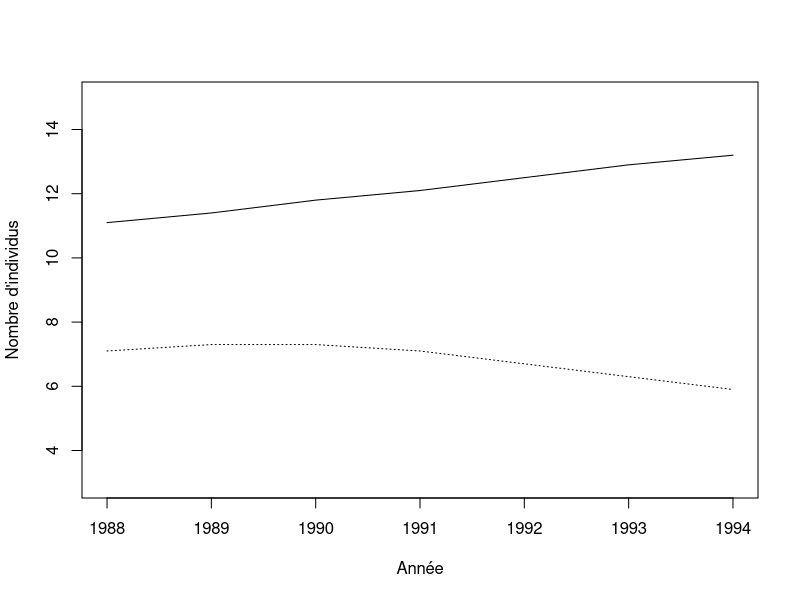
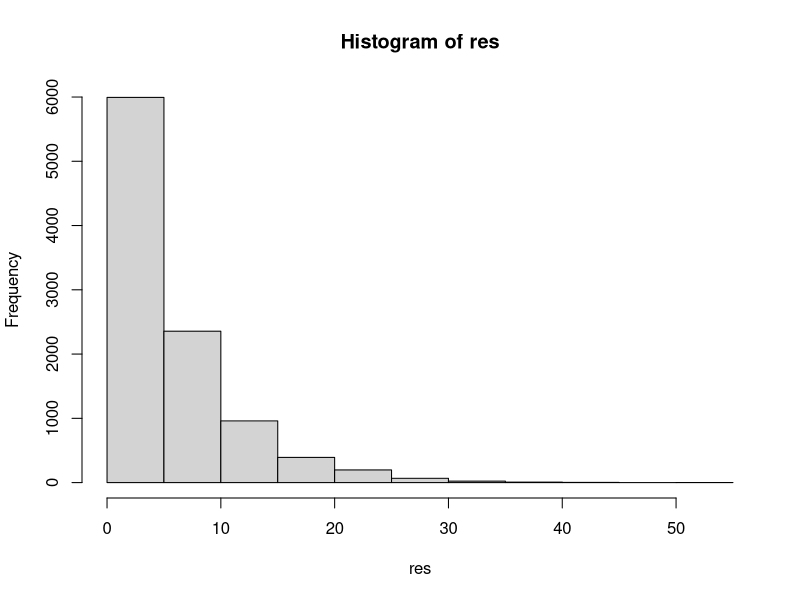
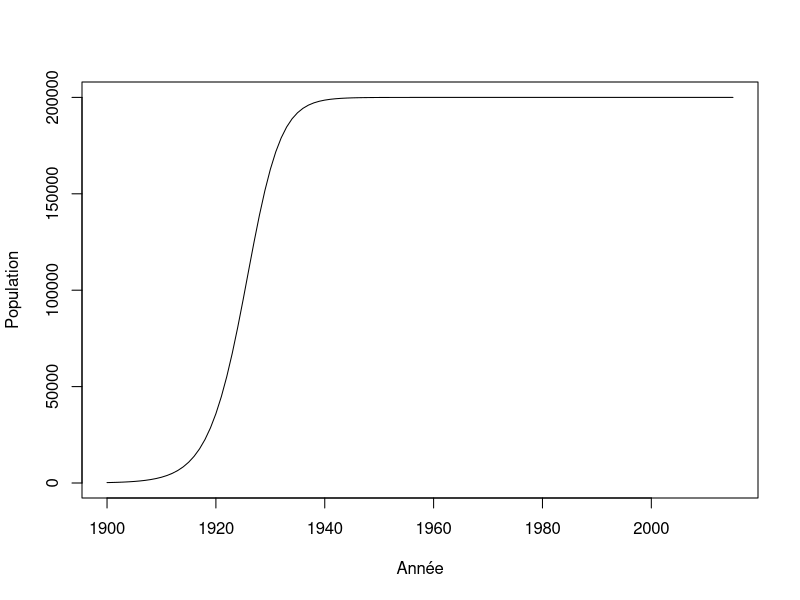
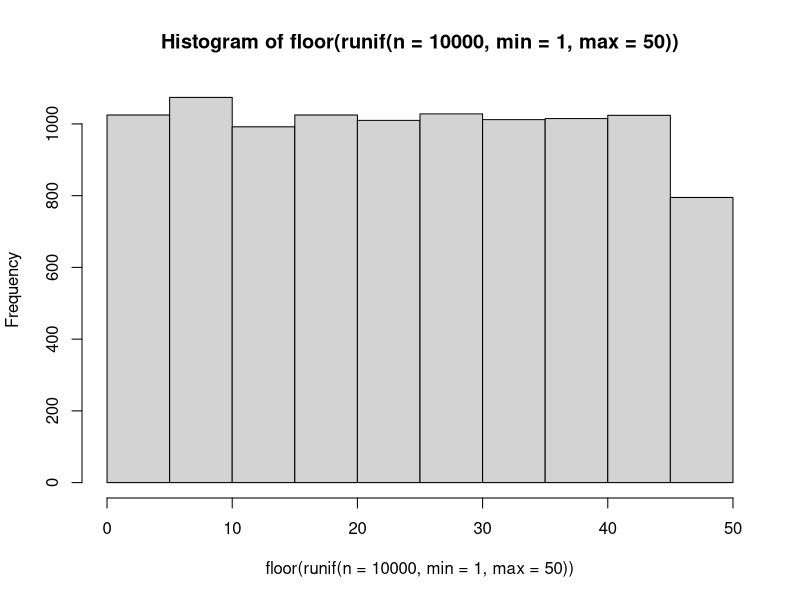
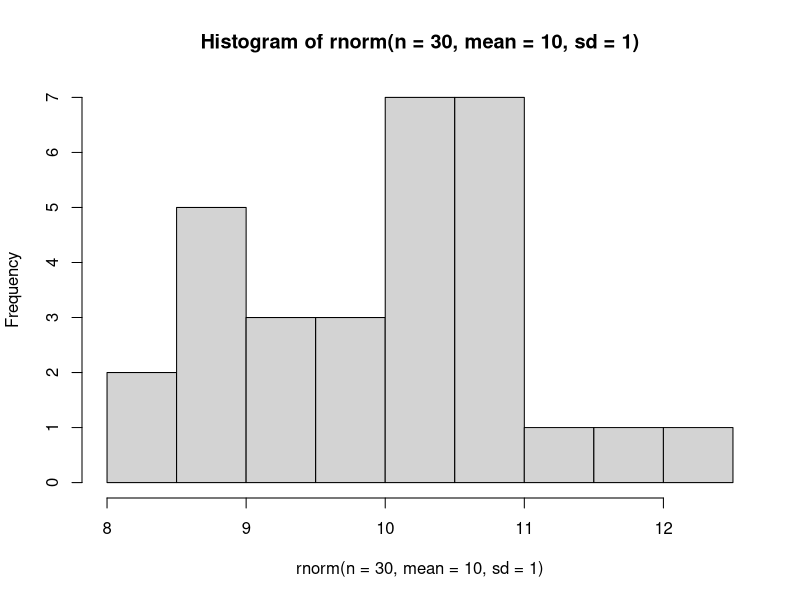
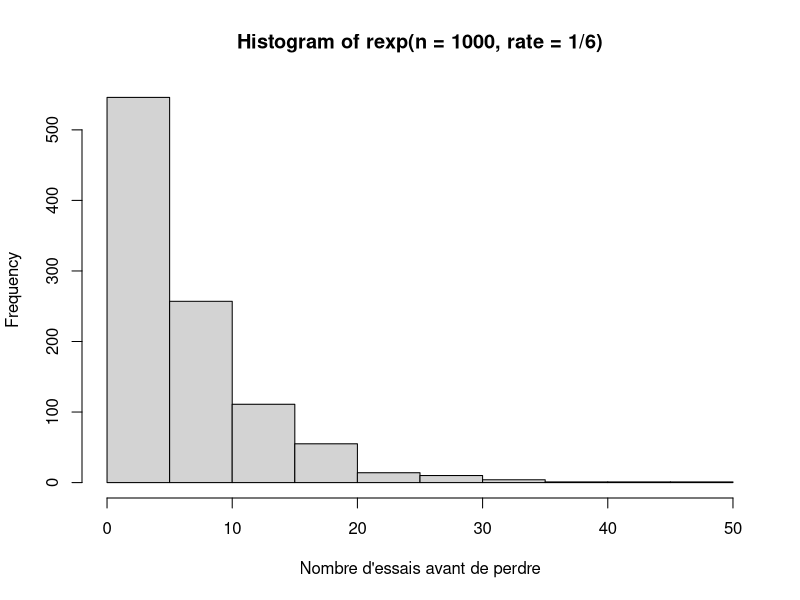
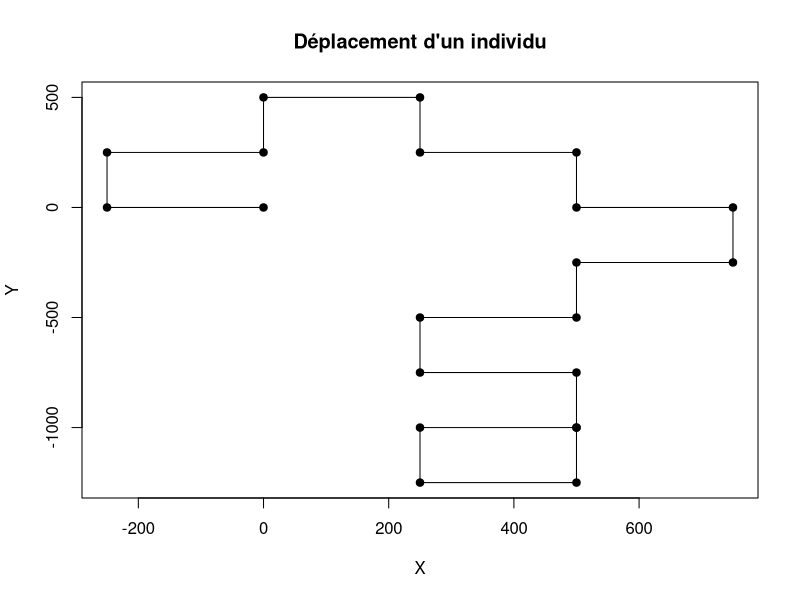
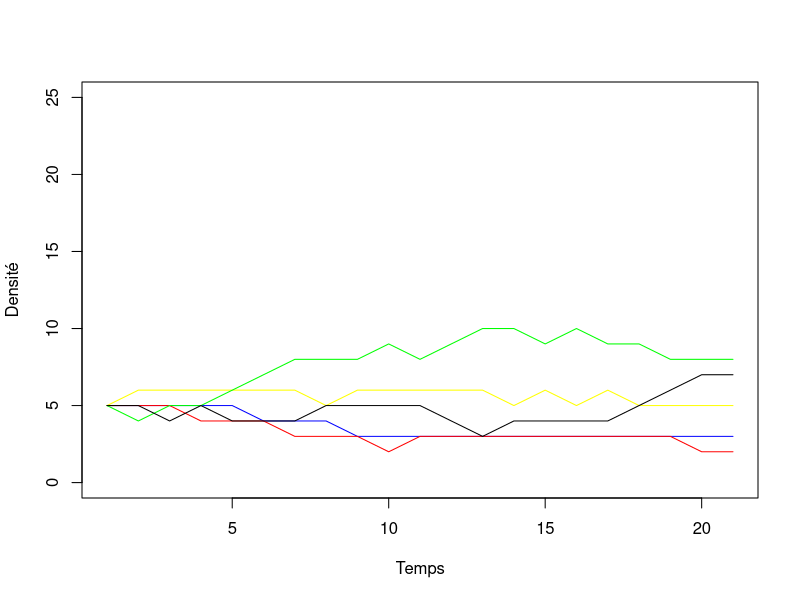

These figures' R source, in order:
## ---- chunk 1
donnees <- matrix(nr = 7, nc = 2)
donnees[,1] <- c(11.1,11.4,11.8,12.1,12.5,12.9,13.2) #Cameroun
donnees[,2] <- c(7.1,7.3,7.3,7.1,6.7,6.3,5.9) #Rwanda
an <- c(1988:1994)
donnees
## ---- chunk 2
plot(an, donnees[,1], type = "l", xlab = "Année", ylab = "Nombre d'individus", ylim=c(3,15), cex=2)
lines(an, donnees[,2], lty = 3)
## ---- chunk 3
lambda <- matrix(nrow = 6, ncol = 2)
lambda[1,1] <- (donnees[2,1] - donnees[1,1]) / donnees[1,1]
## ---- chunk 4
lambda[2,1] <- (donnees[3,1] - donnees[2,1]) / donnees[2,1]
## ---- chunk 5
depart <- 1
fin <- 5
for(etape in depart:fin) {
    print(etape)
}
## ---- chunk 6
for(etape in c("Bonjour", "programmeurs", "en R")) {
    print(etape)
}
## ---- chunk 7
for(etape in 1:5) {
    print(etape*2)
}
## ---- chunk 8
for(C in -50:100) {
    cat("Pour C = ",C," on obtient F = ",1.8*C + 32, '\n')
}
## ---- chunk 9
test <- runif(5, 0,1)
for(etape in 1:5) {
    print(test[etape])
}
## ---- chunk 10
for(etape in 1:8) {
    cat("À l'étape", etape, ", la boucle est complétée à", etape/8*100, "%.", '\n')
}
## ---- chunk 11
n <- 1
for(etape in -2:5) {
    cat("etape = ",etape, " n = ",n, '\n')
    n <- n + 1
}
## ---- chunk 12
n <- 1
for(etape in 1:10) n <- n*etape
n
## ---- chunk 13
ma_matrice <- matrix(nrow = 5, ncol = 3)
n <- 1
for(i in 1:5) {
    for(j in 1:3) {
        ma_matrice[i,j] <- n
        n <- n + 1
    }
}
ma_matrice
## ---- chunk 14
piece <- c("pile","face")
combinaison = "face-face"
while(combinaison != "pile-pile") {
    essai1 <- sample(piece, 1)
    essai2 <- sample(piece, 1)
    combinaison <- paste(essai1, "-" , essai2, sep = "")
    print(combinaison)
}
## ---- chunk 15
de <- c(1:6)
n_test <- 10000
res <- numeric(n_test)
for(i in 1:n_test) {
	n <- 0
	face <- 0
	while(face != 1) {
		face <- sample(de,1)
		n <- n + 1
	}
	res[i] <- n
}
mean(res)
## ---- chunk 16
hist(res)
## ---- chunk 17
r <- 0.3
N <- 220
K <- 200000
step <- 1
while(N < K/2) {
    N <- N + r * N * (1 - N/K)
    step <- step + 1
}
step
## ---- chunk 18
r <- 0.3
K <- 200000
n_steps <- 115
N <- numeric(n_steps+1)
N[1] <- 220

for(i in 2:(n_steps+1)) {
    N[i] <- N[i-1] + r * N[i-1] * (1 - N[i-1]/K)
}
N[25:30]
## ---- chunk 19
plot(c(1900:2015), N, type = "l", xlab = "Année", ylab = "Population")
## ---- chunk 20
X <- runif(n = 10)
res <- numeric(10)
for(i in 1:10) {
    if(X[i] < 0.3) {
        res[i] <- "plus petit"
    }
    else {
        res[i] <- "plus grand"
    }
}
cbind(X,res)
## ---- chunk 21
res2 <- numeric(10)
for(i in 1:10) {
    if(X[i] > 0.2 & X[i] < 0.6) {
        res2[i] <- "oui"
    }
    else {
        res2[i] <- "non"
    }
}
cbind(X,res2)
## ---- chunk 22
res2 <- numeric(10)
res2[X > 0.2 & X < 0.6] <- "oui"
res2[X < 0.2 | X > 0.6] <- "non"
cbind(X,res2)
## ---- chunk 23
tri <- function(x){
	# Calcul de la dimension du vecteur
	taille <- length(x)
	ordre <- "NON"
	# Boucle qui tourne jusqu'à ce que tout soit en ordre
	while(ordre == "NON") {
		ordre <- "OUI"
		# Boucle qui passe tous les éléments en paires
		for(i in 1:(taille-1)) {
			if(x[i+1] < x[i]) {
				# Inversion des deux lettres
				x[c(i,i+1)] <- x[c(i+1,i)]
				# Comme un changement a été fait, l'ordre
				# n'est pas encore garanti
				ordre <- "NON"
			}
		}
	}
	return(x)
}
tri(c("E", "Z", "F", "C", "D"))

## ---- chunk 24
valeurs <- c("2", "3", "4", "5", "6", "7", "8", "9", "10", "valet", "reine", "roi", "as")
couleurs <- rep(c("pique", "trèfle", "carreau", "coeur"),each = 13)
cartes <- paste(valeurs,"-",couleurs)
tirage <- function(n, cartes) {
    sample(x = cartes, size = n, replace = FALSE)
}
tirage(3, cartes)
## ---- chunk 25

scrabble <- read.table(file = "./donnees/lettres.txt", header=TRUE, sep = " ")
res <- sample(scrabble[,1],7)
res

## ---- chunk 26
hist(floor(runif(n = 10000, min = 1, max = 50)))
## ---- chunk 27
hist(rnorm(n = 30, mean = 10, sd = 1))
## ---- chunk 28
rbinom(n = 10, size = 1, prob = 0.5)
## ---- chunk 29
rmultinom(n = 3, size = 1, prob = rep(1/6, 6))
## ---- chunk 30
hist(rexp(n = 1000, rate = 1/6),
xlab = "Nombre d'essais avant de perdre")
## ---- chunk 31
set.seed(1)
p <- 0.55
alea <- runif(n = 1, min = 0, max = 1)
if(alea < p) res = "pile" else res = "face"
res
## ---- chunk 32
set.seed(1)
## ---- chunk 33

X <- runif(n = 10000, min = 0, max = 1)
p <- 0.2
res <- numeric(length = 10000)
res[X<p] <- 1
sum(res)

X <- runif(n = 10000, min = 0, max = 1)
p <- 0.2
res <- numeric(length = 10000)
res[X<p] <- 1
sum(res)

10000*p
## ---- chunk 34
# Fonction qui permet de modifier la direction de marche de la personne
#
# ENTREES:
#   DirectionDepart:    la direction vers laquelle la personne se deplace pour le moment.
#   Probabilite:        un vecteur contenant les probabilites d'aller dans l'une ou l'autre des directions. 
#                       Probabilite = c(ProbabiliteGauche, ProbabiliteDroite)
#
# SORITES:
#   NouvelleDirection:  la direction vers laquelle la personne va se deplacer au prochain carrefour.
#
ChangerDirection = function(DirectionDepart, Probabilite){
  
  # A COMPLETER: Mettre la condition pour tourner a gauche
  if(runif(1,0,1) < Probabilite[1]){ # <-- Manque du code
    # On tourne a gauche
    NouvelleDirection = DirectionDepart - pi/2
  }
  else{
    # On tourne a droite
    NouvelleDirection = DirectionDepart + pi/2
  }
  
  return(NouvelleDirection)
  
}

# Fonction qui permet de calculer les nouvelles coordonnees de la personne suite a un deplacement
#
# ENTREES:
#   PositionCourante:   un vecteur contenant la position de la personne pour le moment.
#                       PositionCourante = c(PositionX, PositionY)
#   Direction:          la direction vers laquelle la personne va se deplacer.
#
# SORITES:
#   NouvellePosition:   un vecteur contenant la position de la personne apres son deplacement.
#                       NouvellePosition = c(NouvellePositionX, NouvellePositionY)
#
Deplacement = function(PositionCourante, Direction){
  
  # A COMPLETER: Calcul des nouvelles coordonnées
  NouvellePositionX = PositionCourante[1] + sin(Direction)*250 # <-- Manque du code
  NouvellePositionY = PositionCourante[2] + cos(Direction)*250 # <-- Manque du code
  
  # On place les nouvelles positions pour chacune des coordonnees dans un vecteur
  NouvellePosition = c(NouvellePositionX, NouvellePositionY)
  
  return(NouvellePosition)
}
## ---- chunk 35
# ChangerDirection <- function(DirectionDepart, Probabilite){...}
# Deplacement <- function(PositionCourante, Direction){...}

nsteps <- 20
xy <- matrix(0,nrow = 21, ncol = 2)
xy[1,] <- c(0,0)
direction <- 0
probabilite <- c(0.5,0.5)
set.seed(2)
for(step in 2:(nsteps+1)) {
  
  # Calcul de la nouvelle direction
  direction <- ChangerDirection(direction, probabilite)
 
  # Calcul des nouvelles coordonnees
  xy[step,] <- Deplacement(xy[step-1,], direction)
}
## ---- chunk 36
plot(xy[,1],xy[,2], type = "l", 
    xlab = "X", ylab = "Y", main = "Déplacement d'un individu")
points(xy[,1],xy[,2],pch = 19)
## ---- chunk 37
res <- numeric(50)

set.seed(3)
for (j in 1:50){
nsteps <- 20
xy <- matrix(0,nrow = 21, ncol = 2)
xy[1,] <- c(0,0)
direction <- 0
probabilite <- c(0.5,0.5)
for(step in 2:(nsteps+1)) {
  
  direction <- ChangerDirection(direction, probabilite)
 
  xy[step,] <- Deplacement(xy[step-1,], direction)
}
dist <- sqrt(xy[21,1]^2 + xy[21,2]^2)
res[j] <- dist
}
mean(res)
## ---- chunk 38
etats <- c("A", "B", "C", "D", "E")
p <- c(0.1, 0.5, 0.2, 0.05, 0.15)
sum(p)

# On utilise cumsum pour calculer la probabilité cumulative
cump <- cumsum(p)
cump
## ---- chunk 39
alea <- runif(1,0,1)
alea
n_etats <- 5; i = 1; plus_petit = FALSE
while(plus_petit == FALSE) {
    if(alea < cump[i]) {
        decision <- etats[i]
        plus_petit <- TRUE
    }
    else {
        i <- i + 1
    }
}
decision
## ---- chunk 40
tirage <- function(p) {
    etats <- c("A", "B", "C", "D", "E")
    res <- rmultinom(n=1,size=1,prob=p)
    etats[which(res==1)]
}
tirage(p)
## ---- chunk 41
nsteps <- 20
nsac <- 130
couleursac <- c(rep(20,2),rep(30,3))
ncorde <- 5
ntotalcorde <- 25
matres <- matrix(nr = nsteps+1, nc = ncorde)
matres[1,] <- rep(5,5)
colnames(matres) <- c("bleu", "rouge", "jaune", "vert", "noir")

# Une fonction utile pour faire des tirages
# Elle retourne la position de la couleur pigée au hasard
tirage  <- function(p) {
  res <- rmultinom(n=1,size=1,prob=p)
  return(which(res==1))
}
## ---- chunk 42
# La boucle principale
for(step in 2:(nsteps+1)) {
  # Calcul de l'abondance relative
  p <- matres[step-1,] / ntotalcorde
  # On tire l'identité du morceau qui s'envole
  ID_envol <- tirage(p)
  # On applique le changement
  matres[step,] <- matres[step-1,]
  matres[step,ID_envol] <- matres[step,ID_envol] - 1
  # On tire l'identité de la recrue
  # Calcul de l'abondance relative
  p <- couleursac/nsac
  ID_recrue <- tirage(p)
  matres[step,ID_recrue] <- matres[step,ID_recrue] + 1
  couleursac[ID_recrue] <- couleursac[ID_recrue] - 1
  nsac <- nsac - 1
}
matres[21,]
## ---- chunk 43
# Illustration des résultats
colo <- c("red","yellow", "green", "black")
plot(c(1:(nsteps+1)), matres[,1], type = "l", ylim = c(0,ntotalcorde),
     xlab = "Temps", ylab = "Densité", col = "blue")
for(i in 2:(ncorde)) lines(c(1:(nsteps+1)), matres[,i], col = colo[i-1])

## ---- chunk 44
x <- runif(1000)
system.time(sort(x))
system.time(tri(x))

## ---- chunk 45
n <- 2*10^seq(1,3,0.1)
res <- numeric(length(n))
for(i in 1:length(res)) {
	x <- runif(n[i])
	res[i] <- system.time(tri(x))[3]
}
plot(n,res, type = "l", xlab = "Taille", ylab = "Temps")
## ---- chunk 46
f1 <- function(x) {
	taille <- length(x)
	x2 <- numeric(taille)
	for(i in 1:taille) if(x[i] < 0.5) x2[i] <- 1
}
f2 <- function(x) {
	x2 <- x*0
	x2[x<0.5] <- 1
}
## ---- chunk 47
x <- runif(1000000)
system.time(f1(x))
system.time(f2(x))
## ---- chunk 48
f1 <- function(x) {
	res <- numeric(ncol(x))
	for(j in 1:ncol(x)) {
		for(i in 1:nrow(x)){
			res[j] <- res[j] + x[i,j]
		}
	}
}
X <- matrix(runif(100*100),nr=100,nc=100)
## ---- chunk 49
system.time(rowSums(X))
system.time(apply(X,2,sum))
system.time(f1(X))
## ---- chunk 50

quadrats <- read.table(file = "./donnees/quadrats.txt", header=TRUE, sep = ";")
head(quadrats)
